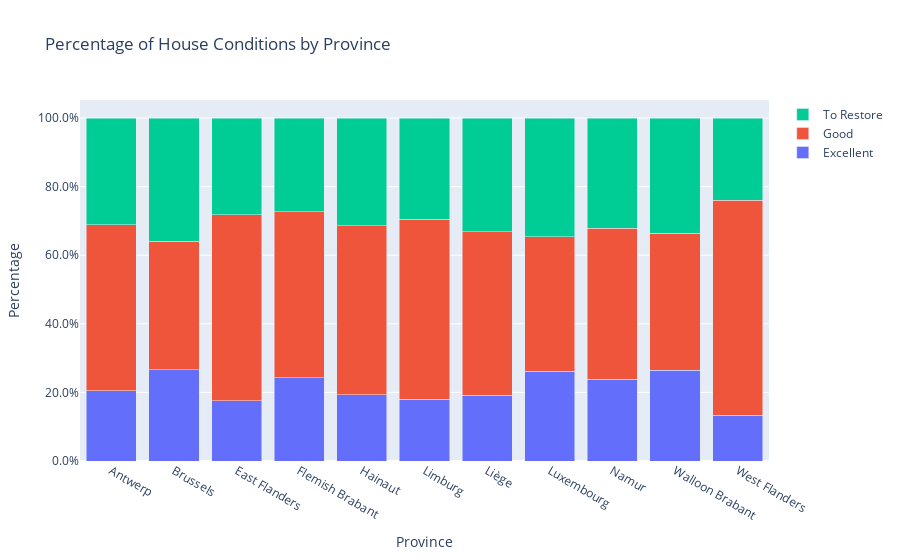

Notebook cell for this chart:
### Markdown cell above
Brussels significantly more expansive and have more properties for sale

Waloon Brabant: expensive, few properties.
Hainaut: cheap, many properties.
 
Outliers:
1) Luxembourg, Namur, Liege: cheap, few properties.
2) West Flanders: expensive, many properties.

### Code cell
df['state_construction'] = df.state_construction.replace({
    'TO_RESTORE': "To Restore",
    "TO_RENOVATE": "To Restore",
    "TO_BE_DONE_UP": "To Restore",
    "JUST_RENOVATED":"Good",
    "GOOD":"Good",
    "AS_NEW":"Excellent"
    })

df_province_by_state_construction = df.groupby('province')['state_construction'].value_counts()
total_counts = df_province_by_state_construction.groupby(level=0).sum()
df_province_by_state_construction_percentage = df_province_by_state_construction / total_counts
df_percentage_reset = df_province_by_state_construction_percentage.reset_index(name='percentage')
df_pivoted = df_percentage_reset.pivot(index='province', columns='state_construction', values='percentage')

fig = go.Figure()

for column in df_pivoted.columns:
    fig.add_trace(go.Bar(x=df_pivoted.index, y=df_pivoted[column], name=column))

fig.update_layout(
    barmode='stack',
    title='Percentage of House Conditions by Province',
    xaxis_title='Province',
    yaxis_title='Percentage',
    yaxis_tickformat='.1%'
    )

fig.show()

### Figure 1 — Plotly figure (JSON) as saved in the notebook; plotly's stock layout.template omitted (floating-point values rounded to 4 significant figures)
{"data": [{"name": "Excellent", "type": "bar", "x": ["Antwerp", "Brussels", "East Flanders", "Flemish Brabant", "Hainaut", "Limburg", "Liège", "Luxembourg", "Namur", "Walloon Brabant", "West Flanders"], "y": [0.2044, 0.2657, 0.1753, 0.2435, 0.1925, 0.1797, 0.1924, 0.2618, 0.2391, 0.2646, 0.1336]}, {"name": "Good", "type": "bar", "x": ["Antwerp", "Brussels", "East Flanders", "Flemish Brabant", "Hainaut", "Limburg", "Liège", "Luxembourg", "Namur", "Walloon Brabant", "West Flanders"], "y": [0.4851, 0.3747, 0.5427, 0.4826, 0.4936, 0.5249, 0.4767, 0.3914, 0.4397, 0.3991, 0.6267]}, {"name": "To Restore", "type": "bar", "x": ["Antwerp", "Brussels", "East Flanders", "Flemish Brabant", "Hainaut", "Limburg", "Liège", "Luxembourg", "Namur", "Walloon Brabant", "West Flanders"], "y": [0.3105, 0.3597, 0.282, 0.2739, 0.3138, 0.2955, 0.3309, 0.3468, 0.3212, 0.3363, 0.2398]}], "layout": {"barmode": "stack", "title": {"text": "Percentage of House Conditions by Province"}, "xaxis": {"title": {"text": "Province"}}, "yaxis": {"tickformat": ".1%", "title": {"text": "Percentage"}}}}
